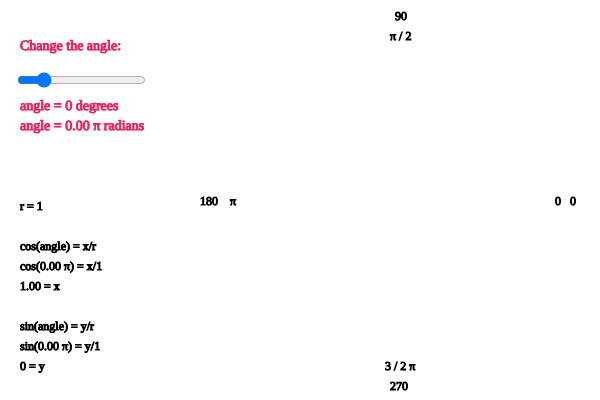
Frame 1 (no input)
Frame 60 (no input): identical to frame 1, image omitted
Frame 120 (the mouse pressed at the canvas centre since frame 60): identical to frame 1, image omitted

The p5.js sketch that drew this single still picture (run headless with seeded random() and noise() and a simulated clock; from frame 60 on, the mouse is pressed at the canvas centre):

// p5.js sketch
// ── sketch.js
var angle = 360.0;
var x1 =200;
var y1 =350;
var d = 300;

var x2 =350;
var y2 =200;

var cx=400;
var cy=200;

var tx = 20;

var ty = 50;

var aSlider;


function setup() {
  createCanvas(600, 400);
  smooth();
  noFill();
  aSlider= createSlider(0,360,60);
  aSlider.position(tx-5, 70);
  //put in the css width for the slider somehow
  textFont("Georgia");
  smooth();
}

function draw(){
  background(255);
  circle();
  x1y1();
  x2y2();
  arcCalc();
  calculations();
  trigCalcs();
}

function labels(){
  console.log("angle="+angle);
  if(angle==90||angle==0||angle==180||angle==270){

  }else{
    text("r",(x1+cx)/2+5,(cy+y1)/2+7);
    text("x",(x1+cx)/2,cy-5);
    text("y",x1-10,(y1+cy)/2);
  }

}

function calculations(){
  stroke(0);
  //labels
  text("90",cx-5,20);
  text("\u03C0"+" / 2",cx-10,40);
  text("0",cx+d/2+20,cy+5);
  text("0",cx+d/2+5,cy+5);
  text("270",cx-10,cy+d/2+40);
  text("3 / 2 "+"\u03C0",cx-15,cy+d/2+20);
  text("180",cx-d/2-50,cy+5);
  text("\u03C0",cx-d/2-20,cy+5);
  stroke(237,34,93);
  fill(237,34,93);
  textSize(14);

  //key
  text("Change the angle:",tx,ty);
  text("angle = "+round(360-angle) + " degrees",tx,ty+60);
  text("angle = "+(radians(360-angle)/PI).toFixed(2) + " \u03C0 radians",tx,ty+80);

  stroke(0);
  fill(0);
  textSize(12);
}

function x1y1(){
  //calculate x1
  x1=d/2*cos(radians(angle))+cx;
  //calculate y1
  y1=d/2*sin(radians(angle))+cy;

}

function x2y2(){
  //curve
  noFill();
  //calculate x1
  x2=d/2*cos(radians(angle))+20;
  //calculate y1
  y2=d/2*sin(radians(angle))+20;
  stroke(200);

}

function arcCalc(){
  arc(cx, cy, 60, 60, radians(angle), 0+2*PI );

}

function trigCalcs(){

  //lables for trig calculations
  text("r = 1",tx,ty+160);

  text("cos(angle) = x/r",tx,ty+200);
  text("cos("+(radians(360-angle)/PI).toFixed(2) +" \u03C0) = x/1",tx,ty+220);
  text(cos(radians(angle)).toFixed(2)+" = x",tx,ty+240);

  text("sin(angle) = y/r",tx,ty+280);
  text("sin("+(radians(360-angle)/PI).toFixed(2) +" \u03C0) = y/1",tx,ty+300);
  text(-1*sin(radians(angle)).toFixed(2)+" = y",tx,ty+320);
}

function circle(){
  //draw circle and triangle stuff
  stroke(0);
  angle=(360-aSlider.value());
  //axis
  stroke(0);
  line(cx,cy-d/2,cx,cy+d/2);
  line(cx-d/2,cy,cx+d/2,cy);
  //big circle
  ellipse(cx,cy,d,d);
  fill(0);
  strokeWeight(3);
  stroke(237,34,93);
  fill(237,34,93);
  line(x1,y1,x1,cy); //opposite
  line(x1,cy,cx,cy); //x
  line(cx,cy,x1,y1);
  strokeWeight(1)
  labels();
  noFill();

}
